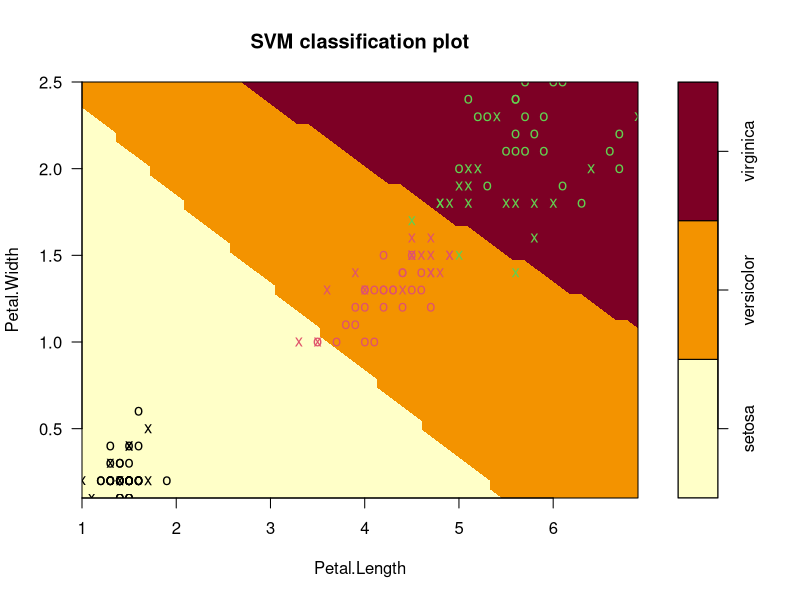
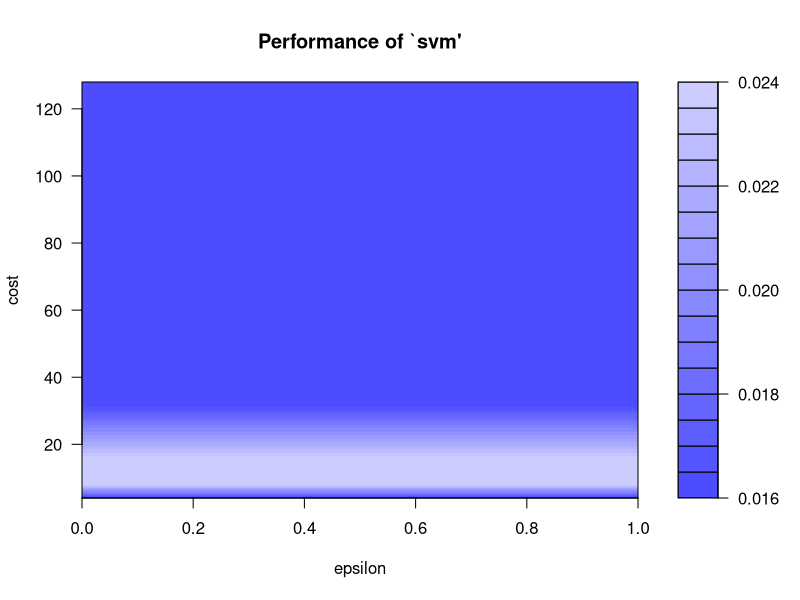
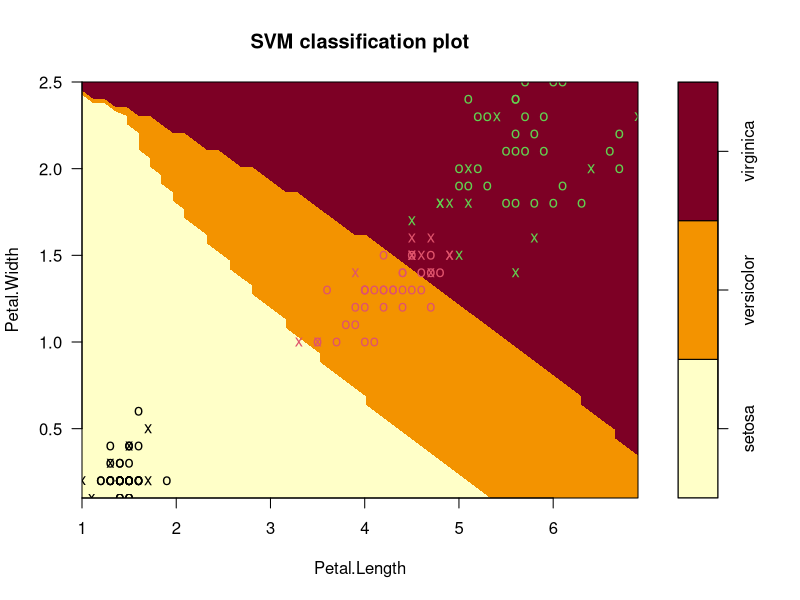

Write the R code that produced these figures, in order.
## ---- chunk 1
knitr::opts_chunk$set(echo = TRUE)
library(e1071)
library(ggplot2)
## ---- chunk 2
data(iris)
attach(iris)
## ---- chunk 3
## split ramdomly into training and test sets
iris[,"train"] <- ifelse(runif(nrow(iris)) < 0.8, 1, 0)
## separate training and test sets by using the flag culumn "train"
trainset <- iris[iris$train == 1,]
testset <- iris[iris$train == 0,]
## remove training flag column
trainset <- subset(trainset, select = -c(train))
testset <- subset(testset, select = -c(train))
## ---- chunk 4
## build model – linear kernel and C-classification (soft margin) with default cost (C = 1)
## predict Species, using all data points (signified by the dot)
## if kernel is set to radial, it uses radial basis function (RBF)
svm_model <- svm(Species ~ ., data = trainset, kernel ="radial")
summary(svm_model)
## ---- chunk 5
plot(svm_model, data = trainset, Petal.Width ~ Petal.Length, slice = list(Sepal.Width = 3, Sepal.Length = 4))
## ---- chunk 6
pred_train <- predict(svm_model, trainset)
## test set predictions
pred_test <- predict(svm_model, testset)
## ---- chunk 7
accu_tab <- table(Predicted = pred_test, Real = testset$Species)
accu_tab
## misclassification rate
1 - sum(diag(accu_tab)) / sum(accu_tab)
## classification accuracy
sum(diag(accu_tab)) / sum(accu_tab)
## ---- chunk 8
set.seed(42)
## don't run more combinations than your machine can handle (with large data sets)
tune_model <- tune(svm, Species~.,
                   data = trainset, 
                   ranges = list(epsilon = seq(0,1,0.1), cost = 2^(2:7))
                   )
## darker regions mean better results
plot(tune_model)
summary(tune_model)
## ---- chunk 9
## grab the optimized model
opti_model <- tune_model$best.model
summary(opti_model)
plot(opti_model, data = trainset, Petal.Width ~ Petal.Length, slice = list(Sepal.Width = 3, Sepal.Length = 4))
## ---- chunk 10
pred_train <- predict(opti_model, trainset)
accu_tab <- table(Predicted = pred_train, Real = trainset$Species)
accu_tab
## misclassification rate
1 - sum(diag(accu_tab)) / sum(accu_tab)
## classification accuracy
sum(diag(accu_tab)) / sum(accu_tab)
## ---- chunk 11
pred_test <- predict(opti_model, testset)
accu_tab <- table(Predicted = pred_test, Real = testset$Species)
accu_tab
## misclassification rate
1 - sum(diag(accu_tab)) / sum(accu_tab)
## classification accuracy
sum(diag(accu_tab)) / sum(accu_tab)
